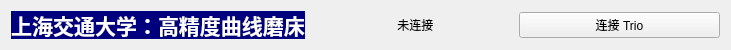
   <widget class="QWidget" name="layoutWidget">
    <property name="geometry">
     <rect>
      <x>50</x>
      <y>10</y>
      <width>731</width>
      <height>32</height>
     </rect>
    </property>
    <layout class="QHBoxLayout" name="horizontalLayout_24">
     <item>
      <widget class="QLabel" name="label_163">
       <property name="maximumSize">
        <size>
         <width>1000</width>
         <height>28</height>
        </size>
       </property>
       <property name="font">
        <font>
         <family>微软雅黑</family>
         <pointsize>16</pointsize>
         <weight>75</weight>
         <bold>true</bold>
        </font>
       </property>
       <property name="autoFillBackground">
        <bool>false</bool>
       </property>
       <property name="styleSheet">
        <string notr="true">background-color: rgb(0, 0, 127);
color: rgb(255, 255, 255);</string>
       </property>
       <property name="frameShadow">
        <enum>QFrame::Raised</enum>
       </property>
       <property name="text">
        <string>上海交通大学：高精度曲线磨床</string>
       </property>
       <property name="textFormat">
        <enum>Qt::PlainText</enum>
       </property>
       <property name="alignment">
        <set>Qt::AlignCenter</set>
       </property>
       <property name="openExternalLinks">
        <bool>false</bool>
       </property>
      </widget>
     </item>
     <item>
      <widget class="QLabel" name="Label_Connection_Status">
       <property name="text">
        <string>  未连接</string>
       </property>
       <property name="alignment">
        <set>Qt::AlignCenter</set>
       </property>
      </widget>
     </item>
     <item>
      <widget class="QPushButton" name="pB_Connection_of_Trio">
       <property name="text">
        <string>连接 Trio</string>
       </property>
      </widget>
     </item>
    </layout>
   </widget>
